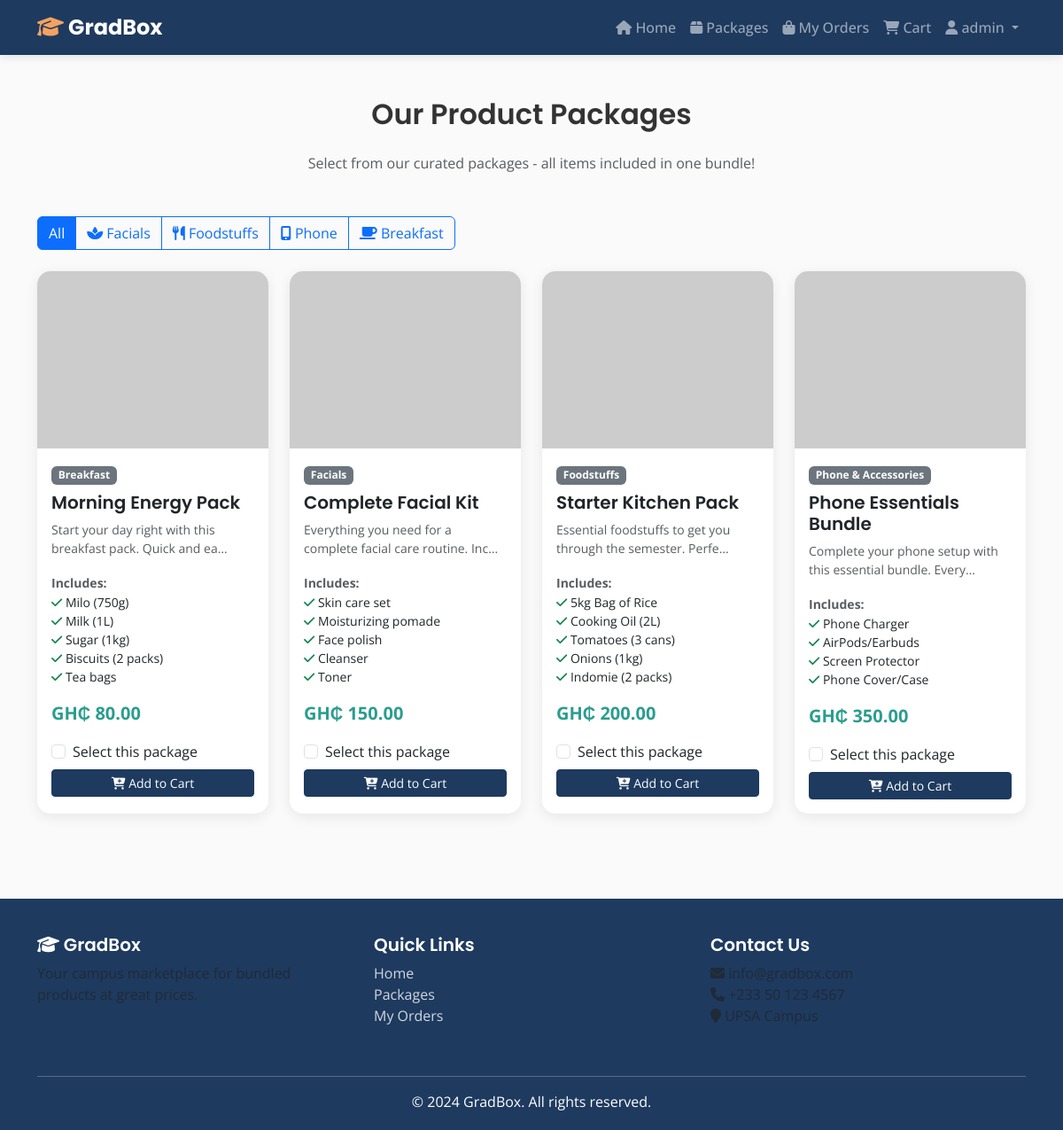
/packages/ (signed in), run on the app's committed database.
### store/models.py (models this page shows, shortened)
class Package(models.Model):
    CATEGORY_CHOICES = [
        ('facials', 'Facials'),
        ('foodstuffs', 'Foodstuffs'),
        ('phone', 'Phone & Accessories'),
        ('breakfast', 'Breakfast'),
    ]
    name = models.CharField(max_length=200, verbose_name='Package Name')
    category = models.CharField(
        max_length=20, choices=CATEGORY_CHOICES, verbose_name='Category')
    description = models.TextField(verbose_name='Description')
    items = models.JSONField(verbose_name='Items Included')
    image_url = models.URLField(verbose_name='Product Image URL')
    price = models.DecimalField(
        max_digits=10, decimal_places=2, verbose_name='Regular Price (GH₵)')
    is_active = models.BooleanField(default=True, verbose_name='Active')
    created_at = models.DateTimeField(auto_now_add=True)
    updated_at = models.DateTimeField(auto_now=True)
    class Meta:
        verbose_name = 'Product Package'
        verbose_name_plural = 'Product Packages'
        ordering = ['category', 'name']

### store/views.py (the view)
# urls.py: path('packages/', views.packages, name='packages'),
def packages(request):
    packages = Package.objects.filter(is_active=True)
    category_filter = request.GET.get('category')
    if category_filter:
        packages = packages.filter(category=category_filter)
    cart = request.session.get('cart', {})
    cart_count = len(cart)
    context = {
        'packages': packages,
        'category_filter': category_filter,
        'cart_count': cart_count,
    }
    return render(request, 'store/packages.html', context)

### store/templates/store/packages.html (shortened to what this page needs)
{% extends 'base.html' %}
{% block content %}
<div class="container py-5">
    <h2 class="text-center mb-4">Our Product Packages</h2>
    <p class="text-center text-muted mb-5">Select from our curated packages - all items included in one bundle!</p>
    <div class="row mb-4">
        <div class="col-12">
            <div class="btn-group flex-wrap" role="group">
                <a href="{% url 'packages' %}"
                    class="btn btn-outline-primary {% if not category_filter %}active{% endif %}">All</a>
                <a href="{% url 'packages' %}?category=facials"
                    class="btn btn-outline-primary {% if category_filter == 'facials' %}active{% endif %}">
                    <i class="fas fa-spa"></i> Facials
                </a>
                <a href="{% url 'packages' %}?category=foodstuffs"
                    class="btn btn-outline-primary {% if category_filter == 'foodstuffs' %}active{% endif %}">
                    <i class="fas fa-utensils"></i> Foodstuffs
                </a>
                <a href="{% url 'packages' %}?category=phone"
                    class="btn btn-outline-primary {% if category_filter == 'phone' %}active{% endif %}">
                    <i class="fas fa-mobile-alt"></i> Phone
                </a>
                <a href="{% url 'packages' %}?category=breakfast"
                    class="btn btn-outline-primary {% if category_filter == 'breakfast' %}active{% endif %}">
                    <i class="fas fa-coffee"></i> Breakfast
                </a>
            </div>
        </div>
    </div>
    <div class="row g-4">
        {% for package in packages %}
        <div class="col-md-6 col-lg-3">
            <div class="card package-card h-100">
                <img src="{{ package.image_url }}" class="card-img-top" alt="{{ package.name }}"
                    onerror="this.src='https://via.placeholder.com/300x200?text={{ package.category|title }}'">
                <div class="card-body">
                    <span class="badge bg-secondary mb-2">{{ package.get_category_display }}</span>
                    <h5 class="card-title">{{ package.name }}</h5>
                    <p class="card-text text-muted small">{{ package.description|truncatechars:60 }}</p>
                    <div class="mb-3">
                        <small class="text-muted"><strong>Includes:</strong></small>
                        <ul class="list-unstyled mb-0 small">
                            {% for item in package.items %}
                            <li><i class="fas fa-check text-success"></i> {{ item }}</li>
                            {% endfor %}
                        </ul>
                    </div>
                    <div class="d-flex justify-content-between align-items-center mb-3">
                        <div>
                            <span class="price-tag">GH₵ {{ package.price }}</span>
                        </div>
                    </div>
                    {% if user.is_authenticated %}
                    <form action="{% url 'add_to_cart' package.id %}" method="POST">
                        <div class="form-check mb-2">
                            <input class="form-check-input" type="checkbox" name="select_package"
                                id="package{{ package.id }}" value="{{ package.id }}">
                            <label class="form-check-label" for="package{{ package.id }}">
                                Select this package
                            </label>
                        </div>
                        <button type="submit" class="btn btn-primary btn-sm w-100">
                            <i class="fas fa-cart-plus"></i> Add to Cart
                        </button>
                    </form>
                    {% else %}
                    <a href="{% url 'login' %}" class="btn btn-outline-primary btn-sm w-100">
                        <i class="fas fa-sign-in-alt"></i> Login to Order
                    </a>
                    {% endif %}
                </div>
            </div>
        </div>
        {% empty %}
        <div class="col-12 text-center">
            <div class="alert alert-info">
                <i class="fas fa-info-circle"></i> No packages available in this category yet.
            </div>
        </div>
        {% endfor %}
    </div>
</div>
{% endblock %}

### accounts/templates/base.html (shortened to what this page needs)
<!DOCTYPE html>
<html lang="en">
<head>
    <link href="https://cdn.jsdelivr.net/npm/bootstrap@5.3.0/dist/css/bootstrap.min.css" rel="stylesheet">
    <link rel="stylesheet" href="https://cdnjs.cloudflare.com/ajax/libs/font-awesome/6.4.0/css/all.min.css">
</head>
<body>
    <nav class="navbar navbar-expand-lg navbar-dark sticky-top">
        <div class="container">
            <a class="navbar-brand" href="{% url 'home' %}">
                <i class="fas fa-graduation-cap"></i> GradBox
            </a>
            <div class="collapse navbar-collapse" id="navbarNav">
                <ul class="navbar-nav ms-auto">
                    <li class="nav-item">
                        <a class="nav-link" href="{% url 'home' %}">
                            <i class="fas fa-home"></i> Home
                        </a>
                    </li>
                    <li class="nav-item">
                        <a class="nav-link" href="{% url 'packages' %}">
                            <i class="fas fa-box"></i> Packages
                        </a>
                    </li>
                    {% if user.is_authenticated %}
                    <li class="nav-item">
                        <a class="nav-link" href="{% url 'my_orders' %}">
                            <i class="fas fa-shopping-bag"></i> My Orders
                        </a>
                    </li>
                    <li class="nav-item">
                        <a class="nav-link" href="{% url 'cart' %}">
                            <i class="fas fa-shopping-cart"></i> Cart
                        </a>
                    </li>
                    <li class="nav-item dropdown">
                        <a class="nav-link dropdown-toggle" href="#" id="userDropdown" role="button" data-bs-toggle="dropdown">
                            <i class="fas fa-user"></i> {{ user.username }}
                        </a>
                    </li>
                    {% endif %}
                </ul>
            </div>
        </div>
    </nav>
    {% block content %}{% endblock %}
    <footer class="mt-5">
        <div class="container">
            <div class="row">
                <div class="col-md-4 mb-4">
                    <h5><i class="fas fa-graduation-cap"></i> GradBox</h5>
                    <p class="text-muted">Your campus marketplace for bundled products at great prices.</p>
                </div>
                <div class="col-md-4 mb-4">
                    <h5>Quick Links</h5>
                    <ul class="list-unstyled">
                        <li><a href="{% url 'home' %}">Home</a></li>
                        <li><a href="{% url 'packages' %}">Packages</a></li>
                        <li><a href="{% url 'my_orders' %}">My Orders</a></li>
                    </ul>
                </div>
                <div class="col-md-4 mb-4">
                    <h5>Contact Us</h5>
                    <p class="text-muted">
                        <i class="fas fa-envelope"></i> info@gradbox.com<br>
                        <i class="fas fa-phone"></i> +233 50 123 4567<br>
                        <i class="fas fa-map-marker"></i> UPSA Campus
                    </p>
                </div>
            </div>
            <hr class="bg-light">
            <div class="text-center">
                <p class="mb-0">&copy; 2024 GradBox. All rights reserved.</p>
            </div>
        </div>
    </footer>
</body>
</html>

### accounts/templates/base.html (style rules this page uses)
:root { --primary-color: #1E3A5F; --secondary-color: #F4A261; --accent-color: #2A9D8F; --bg-color: #FAFAFA; --text-primary: #333333; --text-secondary: #666666; }
body { font-family: 'Open Sans', sans-serif; background-color: var(--bg-color); color: var(--text-primary); }
h1, h2, h3, h4, h5, h6 { font-family: 'Poppins', sans-serif; font-weight: 600; }
.navbar { background-color: var(--primary-color) !important; box-shadow: 0 2px 10px rgba(0,0,0,0.1); }
.navbar-brand { font-family: 'Poppins', sans-serif; font-weight: 700; font-size: 1.5rem; }
.navbar-brand i { color: var(--secondary-color); }
.nav-link { font-weight: 500; transition: all 0.3s ease; }
.btn-primary { background-color: var(--primary-color); border-color: var(--primary-color); }
.card { border: none; border-radius: 15px; box-shadow: 0 4px 15px rgba(0,0,0,0.08); transition: transform 0.3s ease, box-shadow 0.3s ease; }
.package-card { overflow: hidden; }
.package-card img { height: 200px; object-fit: cover; }
.price-tag { font-size: 1.25rem; font-weight: 700; color: var(--accent-color); }
footer { background-color: var(--primary-color); color: white; padding: 40px 0 20px; }
footer a { color: rgba(255,255,255,0.8); text-decoration: none; transition: color 0.3s ease; }

### data on the page
Package: category "Breakfast", name "Morning Energy Pack", description "Start your day right with this breakfast pack. Quick and ea…", package "Milo (750g)" "Milk (1L)" "Sugar (1kg)" "Biscuits (2 packs)" "Tea bags", price "80.00"
Package: category "Facials", name "Complete Facial Kit", description "Everything you need for a complete facial care routine. Inc…", package "Skin care set" "Moisturizing pomade" "Face polish" "Cleanser" "Toner", price "150.00"
Package: category "Foodstuffs", name "Starter Kitchen Pack", description "Essential foodstuffs to get you through the semester. Perfe…", package "5kg Bag of Rice" "Cooking Oil (2L)" "Tomatoes (3 cans)" "Onions (1kg)" "Indomie (2 packs)", price "200.00"
Package: category "Phone & Accessories", name "Phone Essentials Bundle", description "Complete your phone setup with this essential bundle. Every…", package "Phone Charger" "AirPods/Earbuds" "Screen Protector" "Phone Cover/Case", price "350.00"

### other printed values
{{ user.username }} "admin"
